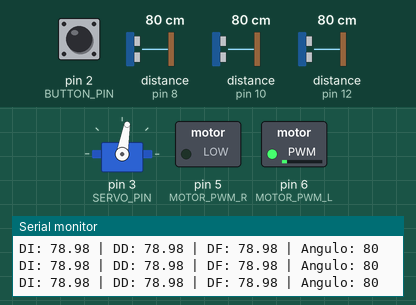
This sketch was run on a simulated Arduino Uno, built with avr-gcc and run on an emulated ATmega328P. Shown: servo, switched loads named in the sketch (green lamp = pin HIGH), the last lines printed to the serial monitor. Wiring (inferred from the names in the program): 3 × ultrasonic range finder: trigger pin 7, echo pin 8 / trigger pin 9, echo pin 10 / trigger pin 11, echo pin 12. Dashed ring = blinking. The test bench sets the inputs (shaded band); at power-on: distance to the obstacle (sensors on pin 8, pin 10, pin 12) 80 cm, pin 2 (BUTTON_PIN) HIGH. The echo pulse lasts 58.3 µs per cm; pins used as bus, display or sensor lines are not drawn.

Above: at 3.2 s.
3.3 s: distance to the obstacle (sensor on pin 8) set to 29 cm
6.3 s: distance to the obstacle (sensor on pin 8) set to 24 cm
At 7.2 s:
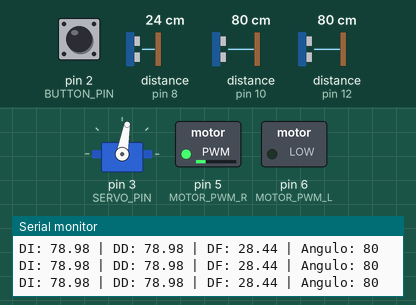
9.3 s: distance to the obstacle (sensor on pin 8) set to 35 cm
At 11.0 s:
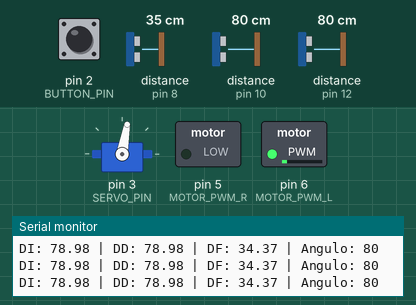
12.3 s: distance to the obstacle (sensor on pin 10) set to 2 cm
At 13.3 s:
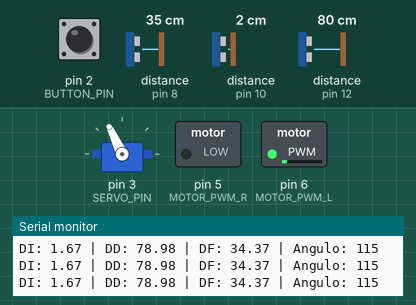
13.8 s: distance to the obstacle (sensor on pin 10) set to 120 cm
At 14.7 s:
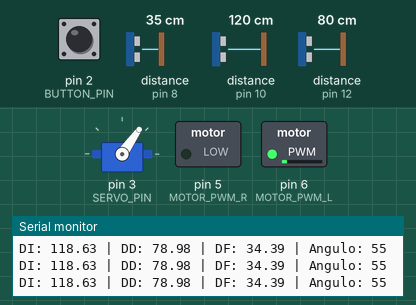
15.3 s: distance to the obstacle (sensor on pin 12) set to 118 cm
At 16.2 s:
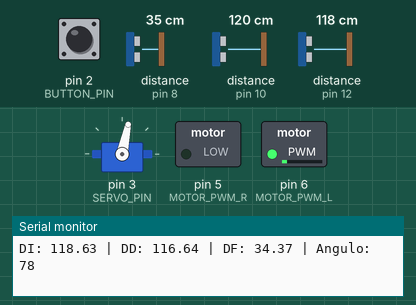
Timing chart, 0 to 17.8 s (numbered marks = the images above; inputs shaded):
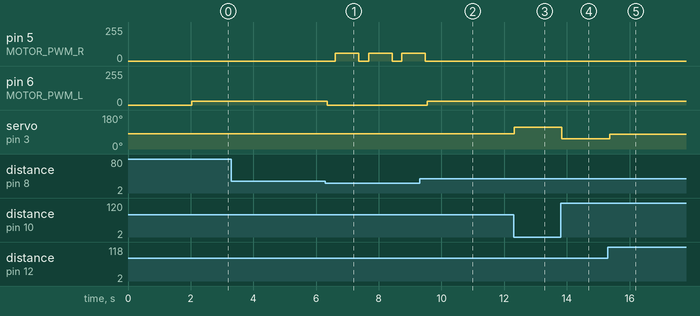

Measured:
- the behaviour switches between 26 and 25 cm on distance to the obstacle (sensor on pin 8) (found by bisection; images 0 and 1)
- after the input at 6.3 s, pin 5 (MOTOR_PWM_R): alternates 60/255 for 0.75 s and 0/255 for 0.31 s, starting after 0.31 s; pin 6 (MOTOR_PWM_L): 30/255 → 0/255 after 0.06 s
- after the input at 9.3 s, pin 5 (MOTOR_PWM_R): goes on until 9.5 s, then stays 0/255; pin 6 (MOTOR_PWM_L): 0/255 → 30/255 after 0.25 s
- after the input at 12.3 s, servo on pin 3 (SERVO_PIN): 80° → 115° at once
- after the input at 13.8 s, servo on pin 3 (SERVO_PIN): 115° → 55° at once
- after the input at 15.3 s, servo on pin 3 (SERVO_PIN): 55° → 78° after 0.07 s

The sketch:

COPIA_ROBOT_AUTONOMO.ino
```cpp
#include <Servo.h>

// --- 1. DEFINICIÓN DE PINES ---

// Servomotor MG996R (Dirección)
Servo direccionServo;
const int SERVO_PIN = 3;

// Driver BTS7960 (Propulsión)
const int MOTOR_PWM_L = 6;
const int MOTOR_PWM_R = 5;

// Sensores Ultrasónicos HC-SR04
const int TRIG_L = 9;
const int ECHO_L = 10;

const int TRIG_R = 11;
const int ECHO_R = 12;

const int TRIG_D = 7;
const int ECHO_D = 8;

// Botón con pull-down en el pin 2
const int BUTTON_PIN = 2;

// --- VARIABLE PARA ACTIVAR EL ROBOT ---
bool robotActivo = false;

// --- 2. CONSTANTES DE CALIBRACIÓN ---

const float Kp = 1.2;

const int SERVO_CENTRO = 80;
const int SERVO_LIMITE_MAX = 115;
const int SERVO_LIMITE_MIN = 55;

const int velocidad = 30;
const int retroceso = 60;

const float DISTANCIA_CHOQUE = 25.0;
const int TIEMPO_REVERSA = 250;

// --- 3. FUNCIONES ---

float leerDistancia(int trigPin, int echoPin) {
    digitalWrite(trigPin, LOW);
    delayMicroseconds(2);
    digitalWrite(trigPin, HIGH);
    delayMicroseconds(10);
    digitalWrite(trigPin, LOW);

    long duracion = pulseIn(echoPin, HIGH);
    float distancia = duracion * 0.034 / 2;

    if (distancia > 200 || distancia < 0) return 200;
    return distancia;
}

void avanzar(int velocidad) {
    analogWrite(MOTOR_PWM_L, velocidad);
    analogWrite(MOTOR_PWM_R, 0);
}

void detener() {
    analogWrite(MOTOR_PWM_L, 0);
    analogWrite(MOTOR_PWM_R, 0);
}

void retrocederMotor(int velocidad) {
    analogWrite(MOTOR_PWM_L, 0);
    analogWrite(MOTOR_PWM_R, retroceso);
}

// --- 4. SETUP ---

void setup() {
    delay(2000);

    pinMode(TRIG_L, OUTPUT); pinMode(ECHO_L, INPUT);
    pinMode(TRIG_R, OUTPUT); pinMode(ECHO_R, INPUT);
    pinMode(TRIG_D, OUTPUT); pinMode(ECHO_D, INPUT);

    pinMode(MOTOR_PWM_L, OUTPUT);
    pinMode(MOTOR_PWM_R, OUTPUT);

    direccionServo.attach(SERVO_PIN);
    direccionServo.write(SERVO_CENTRO);
    detener();

    Serial.begin(9600);

    // --- CONFIGURACIÓN DEL BOTÓN (PULL-DOWN REAL) ---
    pinMode(BUTTON_PIN, INPUT);

    Serial.println("Robot Listo. Presiona el botón para iniciar...");

    // Espera hasta que el botón sea presionado
    while (digitalRead(BUTTON_PIN) == LOW) {
        delay(20);
    }

    Serial.println("Boton presionado. Robot ACTIVADO.");
    robotActivo = true;
}

// --- 5. LOOP PRINCIPAL ---

void loop() {

    // Si aún no se ha activado el robot, no hace nada
    if (!robotActivo) {
        return;
    }

    // ---- LECTURA DE SENSORES ----
    float dist_delantera = leerDistancia(TRIG_D, ECHO_D);
    float dist_izquierda = leerDistancia(TRIG_L, ECHO_L);
    float dist_derecha = leerDistancia(TRIG_R, ECHO_R);

    // --- EVITACIÓN FRONTAL ---
    if (dist_delantera < DISTANCIA_CHOQUE) {

        detener();
        delay(TIEMPO_REVERSA);

        direccionServo.write(SERVO_CENTRO);
        retrocederMotor(velocidad);
        delay(750);

        detener();
    }

    // --- CONTROL PROPORCIONAL LATERAL ---
    else {

        float error = dist_derecha - dist_izquierda;
        int correccion = (int)(error * Kp);

        int nuevo_angulo = SERVO_CENTRO + correccion;

        if (nuevo_angulo > SERVO_LIMITE_MAX) nuevo_angulo = SERVO_LIMITE_MAX;
        if (nuevo_angulo < SERVO_LIMITE_MIN) nuevo_angulo = SERVO_LIMITE_MIN;

        direccionServo.write(nuevo_angulo);
        avanzar(velocidad);
    }

    // ---- DEBUG SERIAL (Opcional) ----
    Serial.print("DI: "); Serial.print(dist_izquierda);
    Serial.print(" | DD: "); Serial.print(dist_derecha);
    Serial.print(" | DF: "); Serial.print(dist_delantera);
    Serial.print(" | Angulo: "); Serial.println(direccionServo.read());

    delay(50);
}
```
